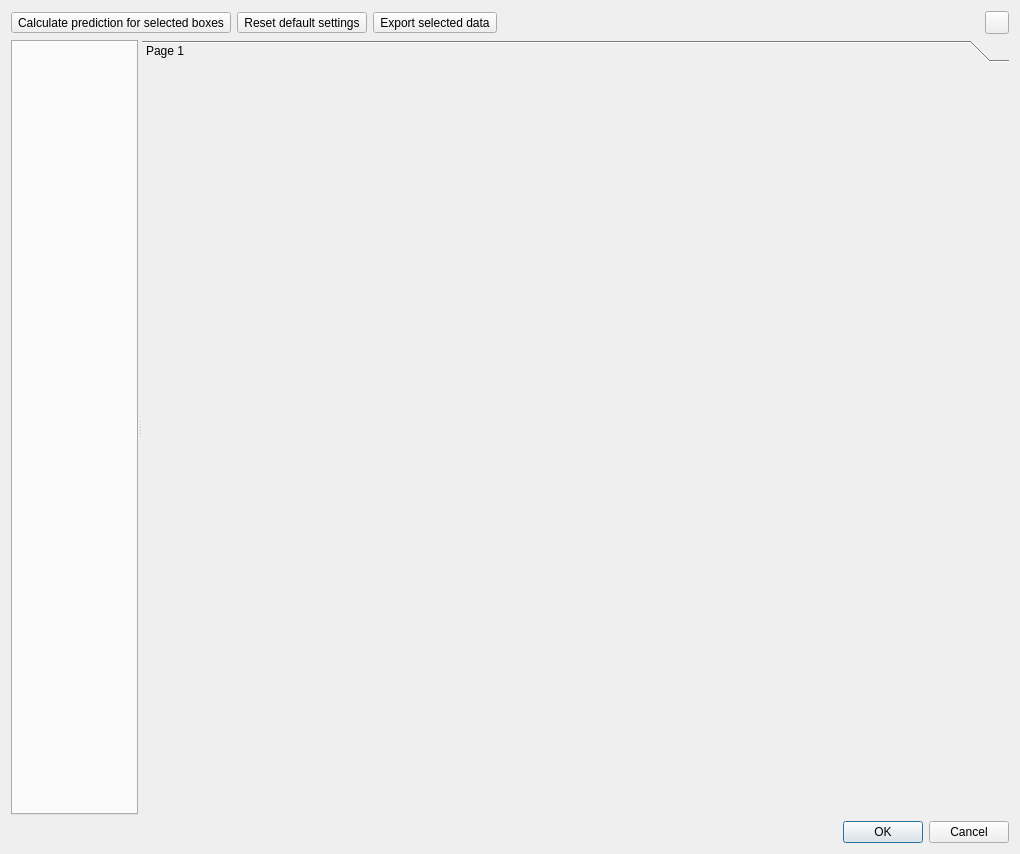
<?xml version="1.0" encoding="UTF-8"?>
<ui version="4.0">
 <author>Anton Rau</author>
 <class>CaloDetailsDialog</class>
 <widget class="QDialog" name="CaloDetailsDialog">
  <property name="geometry">
   <rect>
    <x>0</x>
    <y>0</y>
    <width>1020</width>
    <height>854</height>
   </rect>
  </property>
  <property name="windowTitle">
   <string>Calo Details</string>
  </property>
  <layout class="QVBoxLayout" name="verticalLayout">
   <item>
    <layout class="QHBoxLayout" name="toolbarLayout">
     <item>
      <widget class="QToolButton" name="toolButtonCalculate">
       <property name="text">
        <string>Calculate prediction for selected boxes</string>
       </property>
      </widget>
     </item>
     <item>
      <widget class="QToolButton" name="toolButtonResetSettings">
       <property name="text">
        <string>Reset default settings</string>
       </property>
      </widget>
     </item>
     <item>
      <widget class="QToolButton" name="toolButtonExport">
       <property name="text">
        <string>Export selected data</string>
       </property>
      </widget>
     </item>
     <item>
      <spacer name="horizontalSpacer">
       <property name="orientation">
        <enum>Qt::Orientation::Horizontal</enum>
       </property>
       <property name="sizeHint" stdset="0">
        <size>
         <width>40</width>
         <height>20</height>
        </size>
       </property>
      </spacer>
     </item>
     <item>
      <widget class="QToolButton" name="toolButtonHelp">
       <property name="icon">
        <iconset resource="../../../../../resources/resources.qrc">
         <normaloff>:/icons/icons8-help-16.png</normaloff>:/icons/icons8-help-16.png</iconset>
       </property>
      </widget>
     </item>
    </layout>
   </item>
   <item>
    <widget class="QSplitter" name="splitter">
     <property name="sizePolicy">
      <sizepolicy hsizetype="Expanding" vsizetype="Expanding">
       <horstretch>0</horstretch>
       <verstretch>0</verstretch>
      </sizepolicy>
     </property>
     <property name="orientation">
      <enum>Qt::Orientation::Horizontal</enum>
     </property>
     <widget class="QTabWidget" name="tabWidget">
      <property name="currentIndex">
       <number>-1</number>
      </property>
     </widget>
     <widget class="QToolBox" name="toolBox">
      <property name="currentIndex">
       <number>0</number>
      </property>
      <widget class="QWidget" name="page">
       <property name="geometry">
        <rect>
         <x>0</x>
         <y>0</y>
         <width>873</width>
         <height>745</height>
        </rect>
       </property>
       <attribute name="label">
        <string>Page 1</string>
       </attribute>
      </widget>
     </widget>
    </widget>
   </item>
   <item>
    <widget class="QDialogButtonBox" name="buttonBox">
     <property name="orientation">
      <enum>Qt::Orientation::Horizontal</enum>
     </property>
     <property name="standardButtons">
      <set>QDialogButtonBox::StandardButton::Cancel|QDialogButtonBox::StandardButton::Ok</set>
     </property>
    </widget>
   </item>
  </layout>
 </widget>
 <resources>
  <include location="../../../../../resources/resources.qrc"/>
 </resources>
 <connections>
  <connection>
   <sender>buttonBox</sender>
   <signal>accepted()</signal>
   <receiver>CaloDetailsDialog</receiver>
   <slot>accept()</slot>
   <hints>
    <hint type="sourcelabel">
     <x>248</x>
     <y>254</y>
    </hint>
    <hint type="destinationlabel">
     <x>157</x>
     <y>274</y>
    </hint>
   </hints>
  </connection>
  <connection>
   <sender>buttonBox</sender>
   <signal>rejected()</signal>
   <receiver>CaloDetailsDialog</receiver>
   <slot>reject()</slot>
   <hints>
    <hint type="sourcelabel">
     <x>316</x>
     <y>260</y>
    </hint>
    <hint type="destinationlabel">
     <x>286</x>
     <y>274</y>
    </hint>
   </hints>
  </connection>
 </connections>
</ui>
